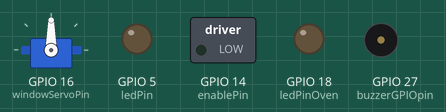
Simulated run of this sketch. Board: ESP32. Shown: servo, switched loads named in the sketch (green lamp = pin HIGH), output pins drawn as LEDs (lit = HIGH), buzzer (waves = sounding, pin HIGH). Uploads are accepted with an empty reply; what the sketch prints to the serial monitor is not drawn.

Above: at 0.1 s.
At 2.3 s:
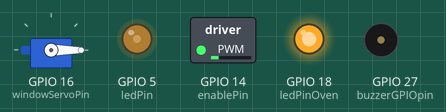
Timing chart, 0 to 6.7 s (numbered marks = the images above):
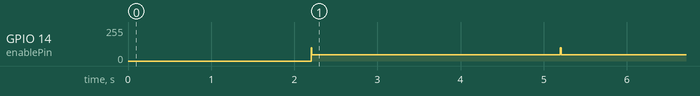

The sketch:

RoomMain.ino
```cpp
#include "Room.h"
#include "Request.h"

// Char-pointers for Request-object
const char* id = "Hurodor";
const char* pw = "123456789";
const char* baseURL= "http://172.20.10.2:5000/";
const String room = "bedroom";

unsigned long getTimer = millis();
const int getInterval = 5000;

String inputSignal;
String oldInputSignal;
String outputSignal;
String oldOutputSignal = "";

// Servo objekt
Servo windowServo;
String userID = "1";

// Room and Request objects
Room bedroom(windowServo, userID);
Request r(id, pw, baseURL);

void setup() {
  bedroom.init();
  r.init();
  Serial.begin(115200);
  inputSignal = r.get(room);
  bedroom.interpretSignal(inputSignal);
}

void loop() {

  if (millis() - getTimer > getInterval){
   Serial.println("GET");
   inputSignal = r.get(room);
   getTimer = millis();
   if (inputSignal != oldInputSignal){
     if (inputSignal == "") {inputSignal = oldInputSignal;}
     bedroom.interpretSignal(inputSignal);
     Serial.println(oldInputSignal);
     Serial.println(inputSignal);
     oldInputSignal = inputSignal;
    }
  }

  outputSignal = bedroom.makeSignal();
  if (outputSignal != oldOutputSignal){
    Serial.print(outputSignal);
    r.post(room, outputSignal);
    oldOutputSignal = outputSignal;
  }
}
```

Room.cpp
```cpp
#include "Room.h"

Room::Room(Servo& ws, String& userID)
    :windowServo{ws}, userID{userID}{

    enablePin = 14;
    ledPin = 5;
    ledPinOven = 18;
    windowServoPin = 16;
    buzzerGPIOpin = 27;
    startHour = "HH:MM:SS";
    endHour = "HH:MM:SS";
}

void Room::bookResource(int roomNumber, int date, String startHour, String endHour){
    roomID = static_cast<RoomNumber>(roomNumber);
    bookingString = "{\"bookFrom\": \"" + startHour + '\"' + ", " + "\"bookTo\": "  + "\"" + endHour + "\", " + "\"date\": "  + "\"" + String(date) + "\", " + "\"userID\": " + "\"" + userID + "\", " + "\"roomID\": " + "\"" + String(static_cast<int>(roomID)) + "\"" + "}";
}
void Room::init(){
    pinMode(enablePin, OUTPUT);
    pinMode(ledPin, OUTPUT);
    pinMode(ledPinOven, OUTPUT);
    pinMode(buzzerGPIOpin, OUTPUT);
    windowServo.attach(windowServoPin, 500, 2400);
}

void Room::setPeople(const int& n){
    if (n >= 0 && n <= maxPeople){
        numPeople = n;
    }
}
void Room::incrementPeople(){
    ++numPeople;
    if (numPeople > maxPeople){
        tone(buzzerGPIOpin, 440);
    }
}
void Room::decrementPeople(){
    if (numPeople > 0){--numPeople;}
    if (numPeople <= maxPeople){
        noTone(buzzerGPIOpin);
    }
}
void Room::setFanValue(const uint8_t& value){
    bool fromOffState = (fanValue < 50);
    if (value < 0 ) {fanValue = 0;}
    else if (value > 255) {fanValue = 255;}
    else {fanValue = value;}
    if (fromOffState){analogWrite(enablePin, 100); delay(10);}
    analogWrite(enablePin, fanValue);
}

void Room::setTemperature(const uint8_t& temp){
    if (temp < 15) {temperatureVal = 15;}
    else if (temp > 25) {temperatureVal = 25;}
    else {temperatureVal = temp;}
    int heaterLightVal = map(temperatureVal, 15, 25, 0, 255);
    analogWrite(ledPinOven, heaterLightVal);
}
void Room::setLightValue(const uint8_t& value){
    if (value < 0) {lightValue = 0;}
    else if (value > 255) {lightValue = 255;}
    else {lightValue = value;}
    analogWrite(ledPin, lightValue);
}

void Room::setWindowAngleManual(const int& angle){
    if (angle < 0) {winAngle = 0;}
    else if (angle > 90) {winAngle = 90;}
    else {winAngle = angle;}
    windowServo.write(winAngle);
}

String Room::setDoorStatus(bool doorOpen, bool locked){
    String sig = "{\"doorOpen\": " + String(doorOpen) + ", \"doorLocked\": " + String(locked) + "}";
    return sig;
}

String Room::makeSignal(){
  String lv = "\"lightVal\": " + String(lightValue);
  String tv = ", \"tempVal\": " + String(temperatureVal);
  String wo = ", \"windowOpen\": " + String(winAngle);
  String fs = ", \"fanSpeed\": " + String(fanValue);
  String id = ", \"roomID\": " + String(userID);

  String json = "{" + lv + tv + wo + fs + id + "}";
  return json;
}

String Room::sendLight(int lightValue, int roomID){
  String lv = "\"lightVal\": "+ String(temperatureVal);
  String id = ", \"roomID\": "+ String(roomID);

  String json = "{"+ lv + id + "}";
  return json;
}

String Room::sendAngle(int windowAngle, int roomID){
  String wo = "\"windowOpen\": "+ String(windowAngle);
  String id = ", \"roomID\": "+ String(roomID);

  String json = "{"+ wo + id + "}";
  return json;
}

String Room::sendFan(int fanValue, int roomID){
  String fs = "\"fanSpeed\": "+ String(fanValue);
  String id = ", \"roomID\": "+ String(roomID);

  String json = "{"+ fs + id + "}";
  return json;
}

String Room::sendTemp(int temperatureVal, int roomID){
  String tv = "\"tempVal\": "+ String(temperatureVal);
  String id = ", \"roomID\": "+ String(roomID);

  String json = "{"+ tv + id + "}";
  return json;
}

String Room::makeEntrySignal(int openDoor, int lockDoor){
  String od = "\"doorOpen\": "+ String(openDoor);
  String ld = ", \"doorLocked\": "+ String(lockDoor);

  String json = "{"+ od + ld + "}";
  return json;
}

void Room::interpretSignal(String sig){
  int lv = (100 * (sig[1]- '0') + 10 * (sig[2]- '0') + (sig[3]- '0'));
  int tv = (10 * (sig[4]- '0') + (sig[5]- '0'));
  int wa = (10 * (sig[6]- '0') + (sig[7]- '0'));
  int fs = (100 * (sig[8]- '0') + 10 * (sig[9]- '0') + (sig[10]- '0'));
  int mp = (10 * (sig[11]- '0') + (sig[12]- '0'));

  if (lv != lightValue) {setLightValue(lv);}
  if (tv != temperatureVal) {setTemperature(tv);}
  if (wa != winAngle) {setWindowAngleManual(wa);}
  if (fs != fanValue) {setFanValue(fs);}
  if (mp != maxPeople) {setMaxPeople(mp);}
}
```

Room.h
```cpp
#include <Arduino.h>
#include <ESP32Servo.h>
#include <analogWrite.h>

#include <ESP32Tone.h>
#include <ESP32PWM.h>

#ifndef Room_h
#define Room_h

enum class RoomNumber{KITCHEN = 7, BATHROOM = 8, LIVINGROOM = 9};


class Room{
protected:
    RoomNumber roomID;

    int lightValue;
    int temperatureVal;
    int winAngle;
    int numPeople;
    int maxPeople;
    int fanValue;
    String& userID;

    // Special formattet string for local booking
    String bookingString;
    String startHour;
    String endHour;
    int date;

    // Objects every room needs.
    Servo& windowServo;

    // PWM properties DC-MOTORs
    int enablePin;

    // PWM Properties LED-controller
    int ledPin;
    int ledPinOven;

    // Servo
    int windowServoPin;

    // PWM Buzzer
    int buzzerGPIOpin;

public:
    // Constructor. Requires Servo object and user ID
    Room(Servo& windowServo, String& userID);

    // Init member-functions
    void init();

    // Input hour and minutes in string-format and convert to one string
    void setStartHour( const String& hh, const String& mm) {startHour = hh + ":" + mm + ":00";}
    void setEndHour(const String& hh, const String& mm) {endHour = hh + ":" + mm + ":00";}
    String getStartHour() const {return startHour;}
    String getEndHour() const {return endHour;}

    // Sets the booking-string to correct format
    void bookResource(int roomNumber, int date, String startHour, String endHour);

    // Returns the booking-string
    String getBookingString() const {return bookingString;}

    void showBooking(String endpoint);

    // Change status on front door
    String setDoorStatus(bool doorOpen, bool locked);

    // Functions related to people in the room
    int getPeople() const {return numPeople;}
    void setPeople(const int& n);
    void incrementPeople();
    void decrementPeople();
    void setMaxPeople(int newMax){maxPeople = newMax;}
    int getMaxPeople(){return maxPeople;}

    // Functions related to the fan
    void setFanValue(const uint8_t& value);
    void setFanValueMode(const uint8_t& mode);
    int getFanValue() const {return fanValue;}

    // Functions related to the temperature
    void setTemperature(const uint8_t& temp);
    int getTemperature() const {return temperatureVal;}

    // Functions related to the lightning
    void setLightValue(const uint8_t& value);
    int getLightValue() const {return lightValue;}

    // Functions related to the window
    void setWindowAngleManual(const int& angle);
    void setWindowAngleAuto(const int& mode);
    int getWindowAngle() const {return winAngle;}

    // Functions related to communication
    String makeSignal();
    String sendLight(int lightValue, int idRoom);
    String sendTemp(int temperatureVal, int idRoom);
    String sendAngle(int windowAngle, int idRoom);
    String sendFan(int fanValue, int idRoom);
    String makeEntrySignal(int openDoor, int lockDoor);

    // Split signals by index
    // Subtract char value '0' so that translation from char to int is correct
    // Multiply by factor of 100 and 10 to make the value correct
    void interpretSignal(String sig);

};


#endif
```

Measured:
- by itself, GPIO 14 (enablePin): 100/255 → 48/255 at 2.2 s
